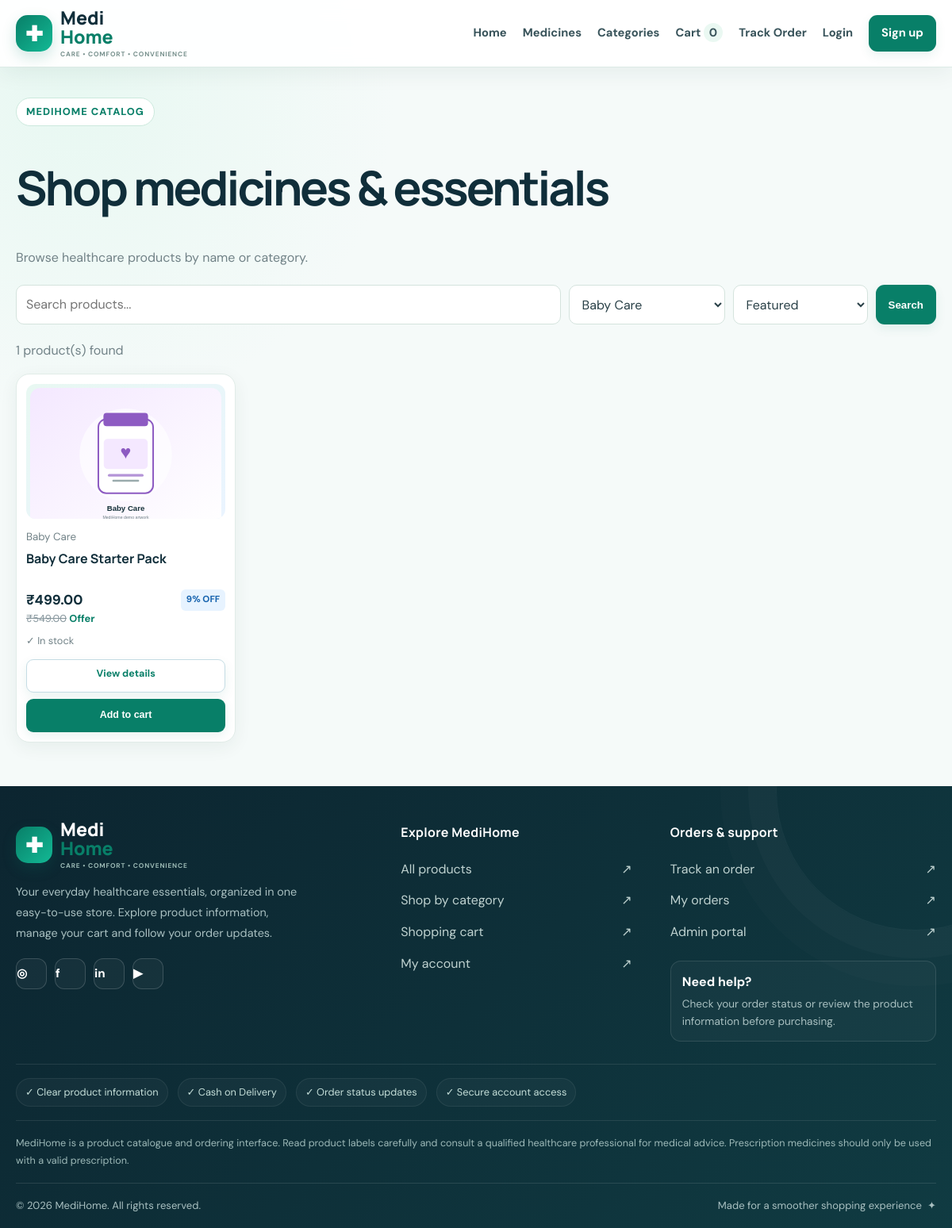
The app's page /medicines.php?category=5 with its own data.
### tables this page shows
CREATE TABLE medicines(id INT AUTO_INCREMENT PRIMARY KEY,category_id INT NOT NULL,name VARCHAR(180) NOT NULL,description TEXT,price DECIMAL(10,2) NOT NULL,old_price DECIMAL(10,2),stock INT NOT NULL DEFAULT 0,image_url VARCHAR(500),prescription_required TINYINT(1) NOT NULL DEFAULT 0,is_featured TINYINT(1) NOT NULL DEFAULT 0,expiry_date DATE,created_at TIMESTAMP DEFAULT CURRENT_TIMESTAMP,FOREIGN KEY(category_id) REFERENCES categories(id));

CREATE TABLE categories(id INT AUTO_INCREMENT PRIMARY KEY,name VARCHAR(100) UNIQUE NOT NULL,icon VARCHAR(20) NOT NULL DEFAULT '💊');

### config.php (called while the page is built, shortened)
<?php
function e($v): string { return htmlspecialchars((string)($v??''),ENT_QUOTES,'UTF-8'); }
function money($v): string { return '₹'.number_format((float)$v,2); }

### medicines.php (the view)
<?php require 'config.php';$q=trim($_GET['q']??'');$cat=(int)($_GET['category']??0);$sort=$_GET['sort']??'featured';$cats=$pdo->query('SELECT * FROM categories ORDER BY name')->fetchAll();$sql='SELECT m.*,c.name category_name FROM medicines m JOIN categories c ON c.id=m.category_id WHERE 1=1';$params=[];if($q!==''){$sql.=' AND (m.name LIKE ? OR m.description LIKE ?)';$params[]="%$q%";$params[]="%$q%";}if($cat){$sql.=' AND m.category_id=?';$params[]=$cat;}$sql.=$sort==='low'?' ORDER BY m.price ASC':($sort==='high'?' ORDER BY m.price DESC':($sort==='name'?' ORDER BY m.name':' ORDER BY m.is_featured DESC,m.name'));$s=$pdo->prepare($sql);$s->execute($params);$products=$s->fetchAll();$title='Shop Medicines | MediHome';require 'includes/header.php';?>
<div class="pagehead"><span class="eyebrow">MediHome catalog</span><h1>Shop medicines & essentials</h1><p>Browse healthcare products by name or category.</p></div><form class="filters"><input class="search" name="q" value="<?=e($q)?>" placeholder="Search products..."><select name="category"><option value="0">All categories</option><?php foreach($cats as $c):?><option value="<?=(int)$c['id']?>" <?=$cat===(int)$c['id']?'selected':''?>><?=e($c['name'])?></option><?php endforeach;?></select><select name="sort"><option value="featured">Featured</option><option value="low" <?=$sort==='low'?'selected':''?>>Price low-high</option><option value="high" <?=$sort==='high'?'selected':''?>>Price high-low</option><option value="name" <?=$sort==='name'?'selected':''?>>Name A-Z</option></select><button class="btn">Search</button></form><p><?=count($products)?> product(s) found</p><?php if($products):?><div class="products"><?php foreach($products as $p) require 'includes/card.php';?></div><?php else:?><div class="empty"><h2>No products found</h2><p>Try another search or category.</p><a class="btn" href="/MediHome/medicines.php">Clear filters</a></div><?php endif;?><?php require 'includes/footer.php';?>

### includes/card.php
<article class="product"><a class="product-img" href="/MediHome/product.php?id=<?=(int)$p['id']?>"><?php if(!empty($p['image_url'])):?><img src="<?=e($p['image_url'])?>" alt="<?=e($p['name'])?>"><?php else:?>💊<?php endif;?></a><small class="product-category"><?=e($p['category_name']??'Healthcare')?></small><h3><a href="/MediHome/product.php?id=<?=(int)$p['id']?>"><?=e($p['name'])?></a></h3><div class="product-price-row"><span class="price"><?=money($p['price'])?></span><?php if(!empty($p['old_price'])&&(float)$p['old_price']>(float)$p['price']):?><span class="offer-badge"><?=round((1-(float)$p['price']/(float)$p['old_price'])*100)?>% OFF</span><?php endif;?></div><?php if(!empty($p['old_price'])):?><div class="old-price"><del><?=money($p['old_price'])?></del> <span>Offer</span></div><?php endif;?><p class="stock"><?=((int)$p['stock']>0)?'✓ In stock':'Out of stock'?></p><div class="actions"><a class="btn ghost" href="/MediHome/product.php?id=<?=(int)$p['id']?>">View details</a><?php if((int)$p['stock']>0):?><form method="post" action="/MediHome/cart.php"><input type="hidden" name="action" value="add"><input type="hidden" name="medicine_id" value="<?=(int)$p['id']?>"><button class="btn" type="submit">Add to cart</button></form><?php else:?><button class="btn" disabled>Unavailable</button><?php endif;?></div></article>

### records on screen
medicines: image_url (picture), category.name "Baby Care", name "Baby Care Starter Pack", price "₹499.00", (1-(float)$p['price']/(float)$p['old_price'])*100 "9", old_price "₹549.00", stock "✓ In stock"

### other values on screen
count_cart() "0"
count($products) "1"
form field category "Baby Care"
